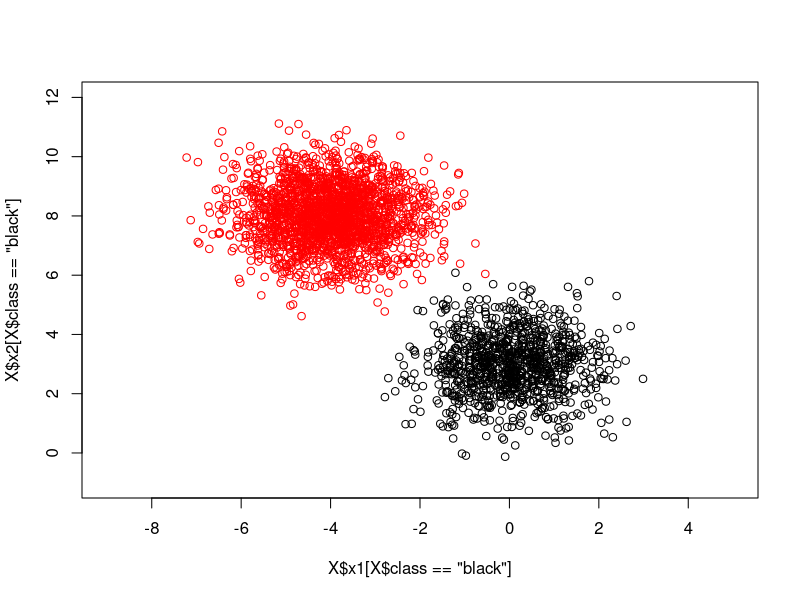

The R source for this figure:
X1 <-
    data.frame(
        x1 = rnorm(1000, mean = 0, sd = 1),
        x2 = rnorm(1000, mean = 3, sd = 1),
        class = "black"
    )
X2 <-
    data.frame(
        x1 = rnorm(2000, mean = -4, sd = 1),
        x2 = rnorm(2000, mean = 8, sd = 1),
        class = "white"
    )
X <- rbind(X1, X2)
plot(X$x1[X$class == "black"], X$x2[X$class == "black"], xlim = c(-9, 5), ylim = c(-1, 12))
points(X$x1[X$class == "white"], X$x2[X$class == "white"], col = "red")

lda2 <- function(value, data) {
    if (is.numeric(data[, 1] & is.numeric(data[, 2]))) {
        names(data) <- c("x1", "x2", "class")
    }
    tab <- table(data$class)
    n_cla <- dim(tab)
    nam <- names(tab)
    pi <- c()
    mu <- matrix(nrow = 2, ncol = n_cla)
    for (i in (1:n_cla)) {
        pi[i] <- tab[i] / dim(data)[1]
        mu[1, i] <- mean(data$x1[data$class == nam[i]]) # mean matrix: (class1:x1 ... class2:x1)
        mu[2, i] <- mean(data$x2[data$class == nam[i]]) #              (class1:x2 ... class2:x2)
    }
    values <- list()
    deviation <- list()
    means <- matrix(nrow = n_cla, ncol = 2)
    multiplied <- list()
    ccovariance <- list()
    for (i in (1:n_cla)) {
        values[[i]] <- matrix(nrow = tab[i], ncol = 2)
        values[[i]] <- cbind(data$x1[data$class == nam[i]], data$x2[data$class == nam[i]])
        deviation[[i]] <- matrix(nrow = tab[i], ncol = 2)  
        means[i,] <- cbind(mean(data$x1[data$class == nam[i]]), mean(data$x2[data$class == nam[i]]))
        for (j in (1:tab[i])) {
            deviation[[i]][j,] <- values[[i]][j, ] - means[i, ]
        }
        multiplied[[i]] <- matrix(nrow = 2, ncol = 2)
        ccovariance[[i]] <- matrix(nrow = 2, ncol = 2)
        multiplied[[i]] <- t(deviation[[i]]) %*% deviation[[i]]
        ccovariance[[i]] <- multiplied[[i]] / (dim(data)[1] - n_cla)  
    }
    covariance <- Reduce('+', ccovariance)
    return(covariance)
}
lda2(1, X)
